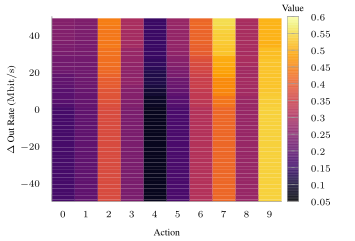

Source code (gnuplot):
set terminal tikz standalone color size 9cm,6cm font '\scriptsize' preamble '\usepackage{microtype} \usepackage{times} \usepackage[T1]{fontenc} \usepackage[binary-units, per-mode=symbol]{siunitx}\sisetup{detect-all}' createstyle
set output "policy-16-tcp-f7-mean.tex"

#load "parula.pal"
load "inferno.pal"

set style line 102 lc rgb '#a0a0a0' lt 1 lw 1
#set style boxplot outliers pointtype 7
#set style data boxplot
set border ls 102
set colorbox border 102
set key textcolor rgb "black"
set tics textcolor rgb "black"
set label textcolor rgb "black"

set border 3
set grid y
set xtics nomirror
set xtics offset 1.5,0
set xtics (0, 1, 2, 3, 4, 5, 6, 7, 8, 9)
set ytics nomirror

set datafile separator ","

set xlabel "Action"
set ylabel "$\\Delta$ Out Rate ($\\si{\\mega\\bit\\per\\second}$)"
set label "Value" at graph 0.98,1.05

set yrange [-50.0:50.0]
set xrange [0.0:10.0]
#set key inside bottom right

#set lmargin at screen 0.05;
#set rmargin at screen 1.1;
#set bmargin at screen 0.1;
#set tmargin at screen 0.95;

#set log cb

xs(x) = x - .5
ys(y) = y * (100.0 / 50.0) - 50.0

plot '../results/tcp-action-f7-16-mean-p.csv' matrix u (xs($1)):(ys($2)):3 every ::1 with image pixels notitle

set out
